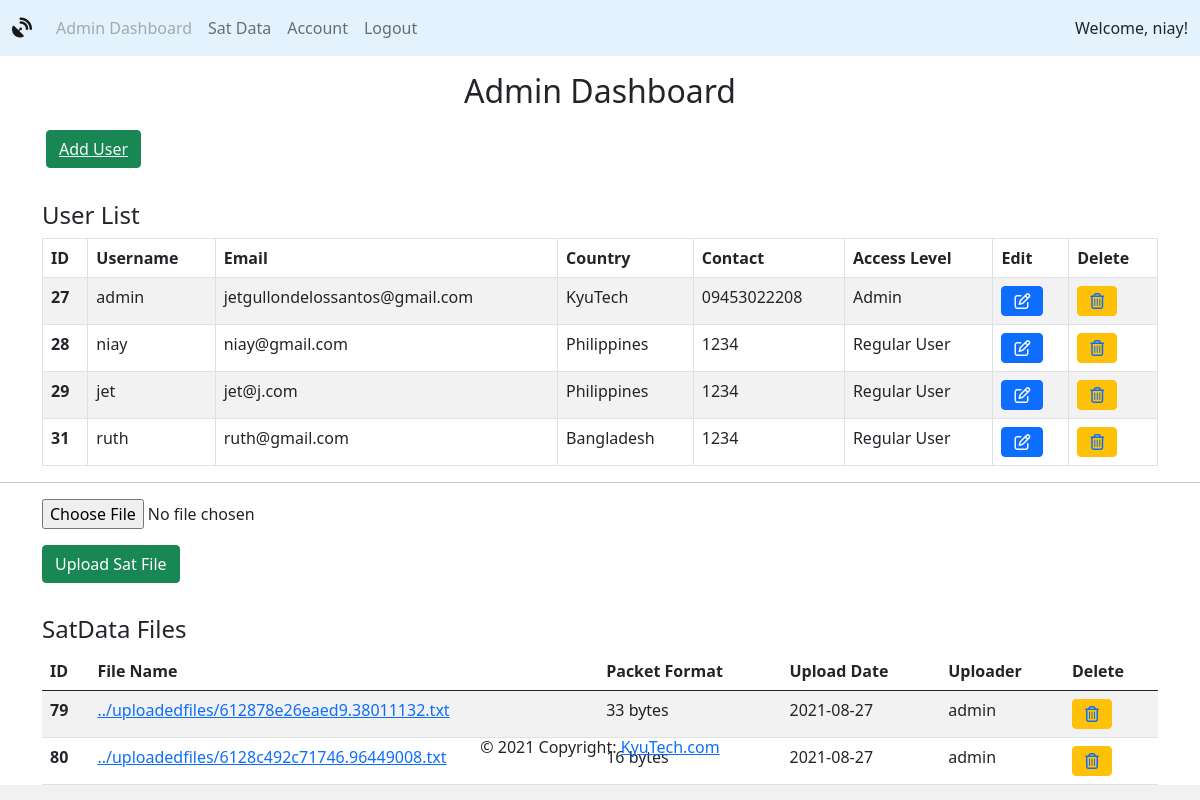
/dashboard.php (signed in), run on the app's committed database.
### tables this page shows
CREATE TABLE `users` (
  `idUsers` int(11) NOT NULL,
  `usernameUsers` tinytext NOT NULL,
  `emailUsers` tinytext NOT NULL,
  `passwordUsers` varchar(255) NOT NULL,
  `countryUsers` tinytext NOT NULL,
  `contactUsers` tinytext NOT NULL,
  `permissionsUsers` text NOT NULL DEFAULT 'Regular User'
);

CREATE TABLE `satdatameta` (
  `idSatDataMeta` int(11) NOT NULL,
  `fileNameSatDataMeta` varchar(255) NOT NULL,
  `fileSatDataMeta` longblob NOT NULL,
  `formatSatDataMeta` tinytext NOT NULL,
  `dateUploadedSatDataMeta` date NOT NULL,
  `uploaderSatDataMeta` int(11) NOT NULL
);

### includes/classautoloader.inc.php (called while the page is built, shortened)
<?php
function myAutoLoader($className) {
    $url = $_SERVER['HTTP_HOST'].$_SERVER['REQUEST_URI'];
    if (strpos($url,'includes') !== false) {
        $path = '../classes/';
    } else {
        $path = 'classes/';
    }
    $extension = '.class.php';
}

### classes/dbh.class.php (called while the page is built)
<?php
 class Dbh {
     private $host = 'localhost';
     private $user = 'root';
     private $pwd = '';
     private $dbName = 'satdata';
     protected function connect() {
         $dsn = 'mysql:host='. $this->host .';dbname=' . $this->dbName;
         $pdo = new PDO($dsn,$this->user,$this->pwd);
         $pdo->setAttribute(PDO::ATTR_DEFAULT_FETCH_MODE,PDO::FETCH_ASSOC);
         return $pdo;
     }
 }

### classes/users.class.php (called while the page is built, shortened)
<?php
class Users extends Dbh {
    protected function getAllUsers() {
        $sql = "SELECT * FROM users";
        $stmt = $this->connect()->prepare($sql);
        $stmt->execute();
        $results = $stmt->fetchAll();
        return $results;
    }
    protected function getOneUser($id) {
        $sql = "SELECT * FROM users WHERE idUsers = ?";
        $stmt = $this->connect()->prepare($sql);
        $stmt->execute([$id]);
        $results = $stmt->fetchAll();
        return $results;
    }
}

### classes/usersview.class.php (called while the page is built, shortened)
<?php
class UsersView extends Users {
    public function showAllUsers() {
        $results = $this->getAllUsers();
        return $results;
    }
    public function showOneUser($fileId) {
        $results = $this->getOneUser($fileId);
        return $results;
    }
}

### classes/satdata.class.php (called while the page is built, shortened)
<?php
class SatData extends Dbh {
    protected function getAllFiles() {
        $sql = "SELECT * FROM satdatameta";
        $stmt = $this->connect()->prepare($sql);
        $stmt->execute();
        $results = $stmt->fetchAll();
        return $results;
    }
}

### classes/satdataview.class.php (called while the page is built, shortened)
<?php
class SatDataView extends SatData {
    public function showAllFiles() {
        $results = $this->getAllFiles();
        return $results;
    }
}

### dashboard.php (the view, shortened to what this page needs)
<?php
    include_once "header.php";
?>
  <link href="https://cdn.jsdelivr.net/npm/bootstrap@5.0.2/dist/css/bootstrap.min.css" rel="stylesheet">
  </head>
  <body>
    <div class="container-lg ">
      <h2 class='text-center my-3'>Admin Dashboard</h2>
      <button type="button" class="btn btn-success mx-1 my-1" name="adduser-button"><a class='text-light' href="adduser.php">Add User</a></button>
      <h4></br>User List</h4>
      <table class="table table-striped table-bordered">
        <thead>
          <tr>
            <th scope="col">ID</th>
            <th scope="col">Username</th>
            <th scope="col">Email</th>
            <th scope="col">Country</th>
            <th scope="col">Contact</th>
            <th scope="col">Access Level</th>
            <th scope="col">Edit</th>
            <th scope="col">Delete</th>
          </tr>
        </thead>
        <tbody>
          <?php
            $showAllUsersObj = new UsersView();
            $result = $showAllUsersObj -> showAllUsers();
            foreach ($result as $row){
                $id = $row['idUsers'];
                $name = $row['usernameUsers'];
                $email = $row['emailUsers'];
                $country = $row['countryUsers'];
                $mobile = $row['contactUsers'];
                $access = $row['permissionsUsers'];
                echo '
                <tr>
                  <th scope="row">'.$id.'</th>
                  <td>'.$name.'</td>
                  <td>'.$email.'</td>
                  <td>'.$country.'</td>
                  <td>'.$mobile.'</td>
                  <td>'.$access.'</td>
                  <td>
                    <button class ="btn btn-primary" name="edit-btn">
                      <a class="text-light" href="edituser.php?updatebutton='.$id.'"><i class="far fa-edit"></i></a>
                    </button>
                  </td>
                  <td>
                    <button class = "btn btn-warning" name="delete-btn">
                      <a href="includes/deleteuser.inc.php?deletebutton='.$id.'"><i class="far fa-trash-alt"></i></a>
                    </button>
                  </td>
                </tr>
                ';
            }
           ?>
        </tbody>
      </table>
    </div>
    <hr>
    <div class="container-lg ">
      <form class="form-horizontal" action="includes/uploadfile.inc.php" method="POST" enctype="multipart/form-data">
        <input type="file" name="satfile">
        <br>
        <button type="submit" class="btn btn-success my-3" name="upload-button">Upload Sat File</button>
      </form>
      <h4>SatData Files</h4>
      <table class="table table-striped table-borderedv">
        <thead>
          <tr>
            <th scope="col">ID</th>
            <th scope="col">File Name</th>
            <th scope="col">Packet Format</th>
            <th scope="col">Upload Date</th>
            <th scope="col">Uploader</th>
            <th scope="col">Delete</th>
          </tr>
        </thead>
        <tbody>
          <?php
            $showAllFilesObj = new SatDataView();
            $resultFile = $showAllFilesObj -> showAllFiles();
            foreach ($resultFile as $rowFile){
                $idFile = $rowFile['idSatDataMeta'];
                $nameFile = $rowFile['fileNameSatDataMeta'];
                $dateFile = $rowFile['dateUploadedSatDataMeta'];
                $uploaderFile = $rowFile['uploaderSatDataMeta'];
                $formatFile = $rowFile ['formatSatDataMeta'];
                $showUploaderObj = new UsersView();
                $resultUploader = $showUploaderObj -> showOneUser($uploaderFile);
                $uploader = $resultUploader[0]['usernameUsers'];
                echo '
                <tr>
                  <th scope="row">'.$idFile.'</th>
                  <td><a target="_blank" href=includes/viewfile.inc.php?fileid='.$idFile.'>'.$nameFile.'</a></td>
                  <td>'.$formatFile .' bytes</td>
                  <td>'.$dateFile.'</td>
                  <td>'.$uploader.'</td>
                  <td>
                    <button class = "btn btn-warning" name="delete-btn">
                      <a href="includes/deletefile.inc.php?deletefile='.$idFile.'&filelocation='.$nameFile.'"><i class="far fa-trash-alt"></i></a>
                    </button>
                  </td>
                </tr>
                '
                ;
            }
           ?>
        </tbody>
      </table>
    </div>
  </body>
  <footer class="footer page-footer font-small blue">
    <div class="footer-copyright text-center py-3">© 2021 Copyright:
      <a target="_blank " href="https://pbs.twimg.com/profile_images/1220193134157516800/eRlJi2mq.jpg"> KyuTech.com</a>
    </div>
</footer>
</html>

### resources/stylesheet.css (style rules this page uses)
html { background-color: #f1f1f1; font-family: "Roboto"; }
body { margin: 0; padding: 0; }
.footer { position: fixed; left: 0; bottom: 25; width: 100%; text-align: center; }

### data on the page
users: idUsers "27", usernameUsers "admin", emailUsers "jetgullondelossantos@gmail.com", countryUsers "KyuTech", contactUsers "09453022208", permissionsUsers "Admin"
users: idUsers "28", usernameUsers "niay", emailUsers "niay@gmail.com", countryUsers "Philippines", contactUsers "1234", permissionsUsers "Regular User"
users: idUsers "29", usernameUsers "jet", emailUsers "jet@j.com", countryUsers "Philippines", contactUsers "1234", permissionsUsers "Regular User"
users: idUsers "31", usernameUsers "ruth", emailUsers "ruth@gmail.com", countryUsers "Bangladesh", contactUsers "1234", permissionsUsers "Regular User"
satdatameta: idSatDataMeta "79", fileNameSatDataMeta "../uploadedfiles/612878e26eaed9.38011132.txt", formatSatDataMeta "33", dateUploadedSatDataMeta "2021-08-27", users.usernameUsers "admin"
satdatameta: idSatDataMeta "80", fileNameSatDataMeta "../uploadedfiles/6128c492c71746.96449008.txt", formatSatDataMeta "16", dateUploadedSatDataMeta "2021-08-27", users.usernameUsers "admin"

### other printed values
$_SESSION['userUsername'] "niay"
